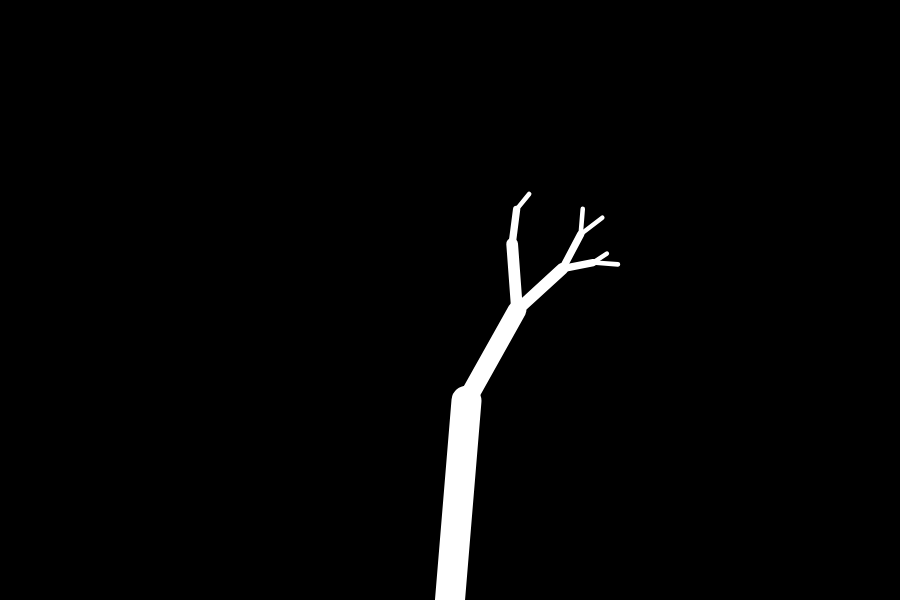
Frame 1 (no input)
Frame 60 (no input): identical to frame 1, image omitted
Frame 120 (the mouse pressed at the canvas centre since frame 60): identical to frame 1, image omitted

The p5.js sketch that drew this single still picture (run headless with seeded random() and noise() and a simulated clock; from frame 60 on, the mouse is pressed at the canvas centre):

// p5.js sketch
// ── sketch.js
// Simple 2D Tree Generator
//
// Procedurally generates a 2D set of branches
// based off a set of basic branching parameters


var tree;
var bLength  = 200;			// Branch Length: 			length of the initial branch
var bFactor  = 2;			// Branch Factor: 			branches per branch
var bLFactor = 0.625;		// Branch Length Factor: 	reduce length of branches by a factor
var bWidth   = 30;			// Branch Width: 			width of the branch
var bWFactor = 0.625;		// Branch Width Factor: 	reduce width of branches by a factor
var bAngle   = Math.PI/8;	// Branch Angle: 			angle between branches
var tDepth   = 5;			// Tree Depth: 				number of levels of branches
var bMax 	 = 1000; 		// Branch Max: 				maximum number of branches

var bRandChance = 0.1; 		// Branch Random Chance: 	chance a branch will be deleted
var bRandAngle	= Math.PI/16;
var bRandLFactor = 0.2;		// Branch Random Length Factor

var bAngleSlider;
var prevBAngleSlider = -1;
var bFactorSlider;
var prevBFactorSlider = -1;
var tDepthSlider;
var prevTDepthSlider = -1;


function setup() {
	createCanvas(900, 600);
  	background(0);
  	stroke(255);

	createSliders();
  	createTree();
}

function draw() {
	//Clear Background
	background(0);

	//If any sliders changed, re-build the tree
	if (checkSliders()) {
		createTree();
	}

	//Drawa all elements of the
	for (var i = 0; i < tree.length; i++) {
  		tree[i].draw();
  	}

  	//Update tracking values for sliders
  	updatePrevSliders();
}

function mouseClicked() {
	createTree();
}

function createTree() {
	//Clear tree
	tree = [];

	//Create root
	tree = [ new Branch(createVector(width/2, height),
		bLength, 
		bWidth, 
		(random(2)-1)*bRandAngle)
	];

	//Recursively generate branches
	branch(0, tDepthSlider.value());
}

function branch(index, depth) {
	depth--;

	if (tree.length > bMax) return;

	//Create x branches
	if (depth > 0) {
		for (var i = 0; i < bFactorSlider.value(); i++) {

			//Random chance branch will not grow
			if (random(1) < bRandChance) continue;

			//Create branch params
			let p = tree[index];
			let curBrA = bAngleSlider.value();
			let a = map(i, 0, bFactorSlider.value()-1, p.angle - curBrA, p.angle + curBrA)
				+ (random(2)-1) * bRandAngle;
			let w = p.thick * bWFactor > 1 ? p.thick * bWFactor : 1;
			let bLF = bLFactor + (random(2)-1) * bRandLFactor;

			//Create the branch
			var b = new Branch(p.endPos(), p.len * bLF, w, a);

			tree.push(b);

			//Recurse per branch
			branch(tree.length-1, depth);
		}
	}
}

function createSliders() {
	bAngleSlider = createSlider(-PI/2, PI/2, bAngle, 0.01);
  	bAngleSlider.position(width + 20, 20);

  	bFactorSlider = createSlider(1, 8, bFactor, 1);
  	bFactorSlider.position(width + 20, 40);

  	tDepthSlider = createSlider(0, 8, tDepth, 1);
  	tDepthSlider.position(width + 20, 60);
}

//Checks all sliders for a change
function checkSliders() {
	var changed = false;

	if (bAngleSlider.value() != prevBAngleSlider) {
		changed = true;
	}
	if (bFactorSlider.value() != prevBFactorSlider) {
		changed = true;
	}
	if (tDepthSlider.value() != prevTDepthSlider) {
		changed = true;
	}

	return changed;
}

function updatePrevSliders() {
	prevBAngleSlider = bAngleSlider.value();
  	prevBFactorSlider = bFactorSlider.value();
  	prevTDepthSlider = tDepthSlider.value();
}

class Branch {
	constructor(pos, len, thick, angle) {
		this.pos = createVector(pos.x, pos.y);
		this.len = len;
		this.thick = thick;
		this.angle = angle;
	}

	draw() {
		push();
		let ePos = this.endPos();
		strokeWeight(this.thick);
		line(this.pos.x, this.pos.y, ePos.x, ePos.y);
		pop();
	}

	endPos() {
		var endPos = createVector(this.pos.x, this.pos.y);
		var rotVec = createVector(0, -this.len).rotate(this.angle);
		endPos.add(rotVec);
		return endPos;
	}
}
